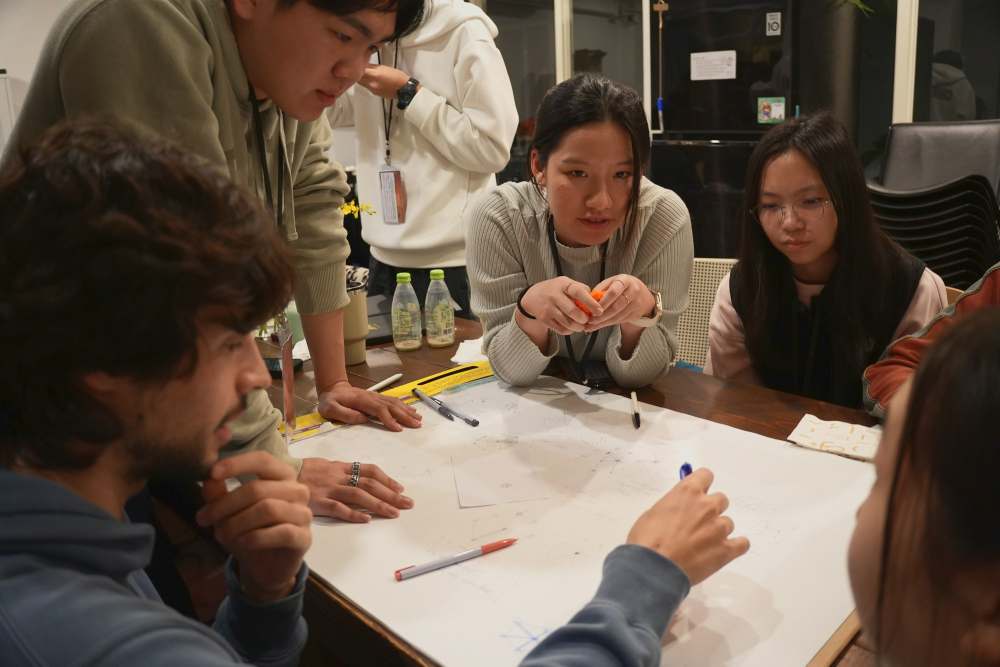
#> input picture src/assets/compass-fellowship.jpg, 2000 x 1333 px (shown at 1/2 size)
$ python grade_photo.py ../src/assets/compass-fellowship.jpg ../src/assets/gtc-taipei-2026.jpg ../src/assets/gtc-taipei-2026.jpg
#> lines starting #> are read from the running program, lines starting #| are printed output that depends on the picture
"""Lightroom-style grade for the Techie Talk group photo.

Approximates the requested slider values (mid-points of the suggested ranges)
with standard image operations. Highlights/Shadows use a blurred-luminance
mask, as Lightroom does, so local contrast is preserved.
"""
import sys
import numpy as np
from PIL import Image, ImageFilter

SRC, DST, CMP = sys.argv[1], sys.argv[2], sys.argv[3]

P = dict(
    exposure=0.35,   # EV
    contrast=8,
    highlights=-42,
    shadows=42,
    whites=8,
    blacks=-8,
    temp_k=-350,     # cooler
    tint=5,          # toward magenta
    texture=4,
    clarity=3,
    dehaze=3,
    vibrance=12,
    saturation=-2,
)

def srgb_to_lin(x):
    return np.where(x <= 0.04045, x / 12.92, ((x + 0.055) / 1.055) ** 2.4)

def lin_to_srgb(x):
    x = np.clip(x, 0, 1)
    return np.where(x <= 0.0031308, x * 12.92, 1.055 * x ** (1 / 2.4) - 0.055)

def luma(rgb):
    return rgb[..., 0] * 0.2126 + rgb[..., 1] * 0.7152 + rgb[..., 2] * 0.0722

def blur(ch, radius):
    im = Image.fromarray(np.clip(ch * 255, 0, 255).astype(np.uint8))
    return np.asarray(im.filter(ImageFilter.GaussianBlur(radius)), dtype=np.float32) / 255

def smoothstep(e0, e1, x):
    t = np.clip((x - e0) / (e1 - e0), 0, 1)
    return t * t * (3 - 2 * t)

img = np.asarray(Image.open(SRC).convert('RGB'), dtype=np.float32) / 255

# --- exposure and white balance, in linear light --------------------------
lin = srgb_to_lin(img) * (2 ** P['exposure'])
# ~6% red/blue shift per 1000K around daylight; tint moves green vs magenta.
k = P['temp_k'] / 1000 * 0.06
lin[..., 0] *= 1 + k
lin[..., 2] *= 1 - k
lin[..., 1] *= 1 - P['tint'] / 100 * 0.2
rgb = lin_to_srgb(lin)

# --- highlights / shadows on a blurred luminance mask ---------------------
L = luma(rgb)
Lb = blur(L, 24)
gain_s = 1 + (P['shadows'] / 100) * 0.9 * (1 - Lb) ** 3
gain_h = 1 + (P['highlights'] / 100) * 0.4 * smoothstep(0.5, 1.0, Lb)
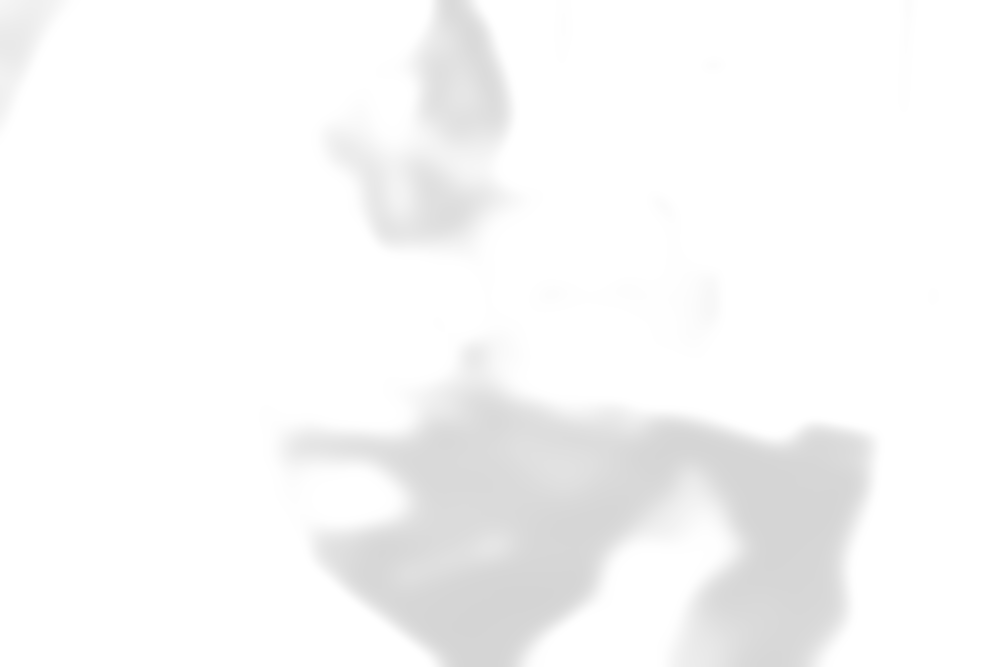
#> gain_h: shape (1333, 2000) float32 (shown at 1/2 size); min 0.834, max 1, mean 0.974
rgb = rgb * (gain_s * gain_h)[..., None]

# --- whites / blacks (end points) -----------------------------------------
bp = -P['blacks'] / 100 * 0.12          # blacks -8 -> black point up = deeper
wp = 1 - P['whites'] / 100 * 0.25       # whites +8 -> white point down = brighter
rgb = (rgb - bp) / (wp - bp)

# --- dehaze: lift out a small veil, add a touch of saturation -------------
veil = P['dehaze'] / 100 * 0.35
rgb = (rgb - veil) / (1 - veil)

# --- contrast: S-curve blend ----------------------------------------------
x = np.clip(rgb, 0, 1)
s_curve = x * x * (3 - 2 * x)
rgb = x + (s_curve - x) * (P['contrast'] / 100) * 2

# --- clarity (large radius) and texture (small radius) on luminance -------
L = np.clip(luma(np.clip(rgb, 0, 1)), 0, 1)
mid = 1 - np.abs(2 * L - 1)  # strongest in mid-tones, like Lightroom
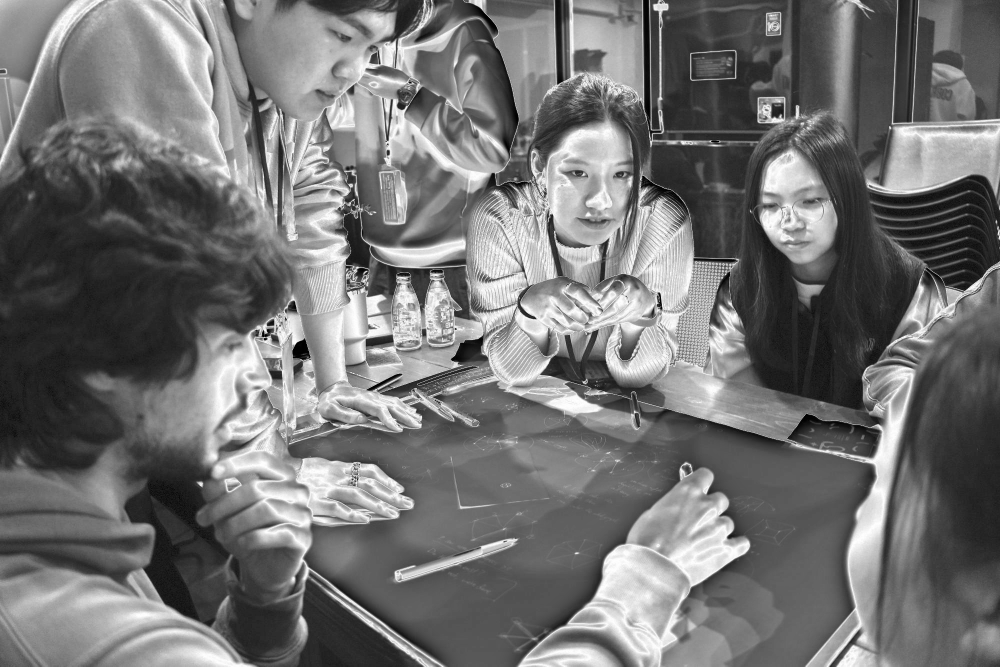
#> mid: shape (1333, 2000) float32 (shown at 1/2 size); min 0, max 1, mean 0.451
detail = (L - blur(L, 20)) * (P['clarity'] / 100) * 4 + (L - blur(L, 2.5)) * (P['texture'] / 100) * 3
#> call 2 of blur, with radius = 20
#> in blur (call 2), `return np.asarray(im.filter(ImageFilter.GaussianBlur(radius)), dtype=n..`:
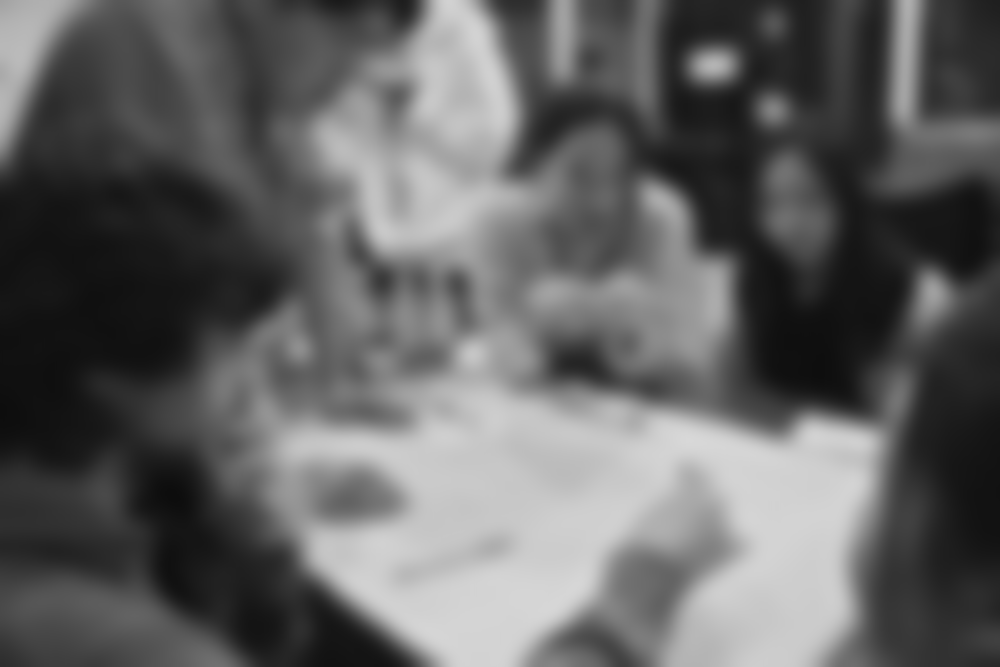
#> returned value: shape (1333, 2000) float32 (shown at 1/2 size); min 0.051, max 0.847, mean 0.384
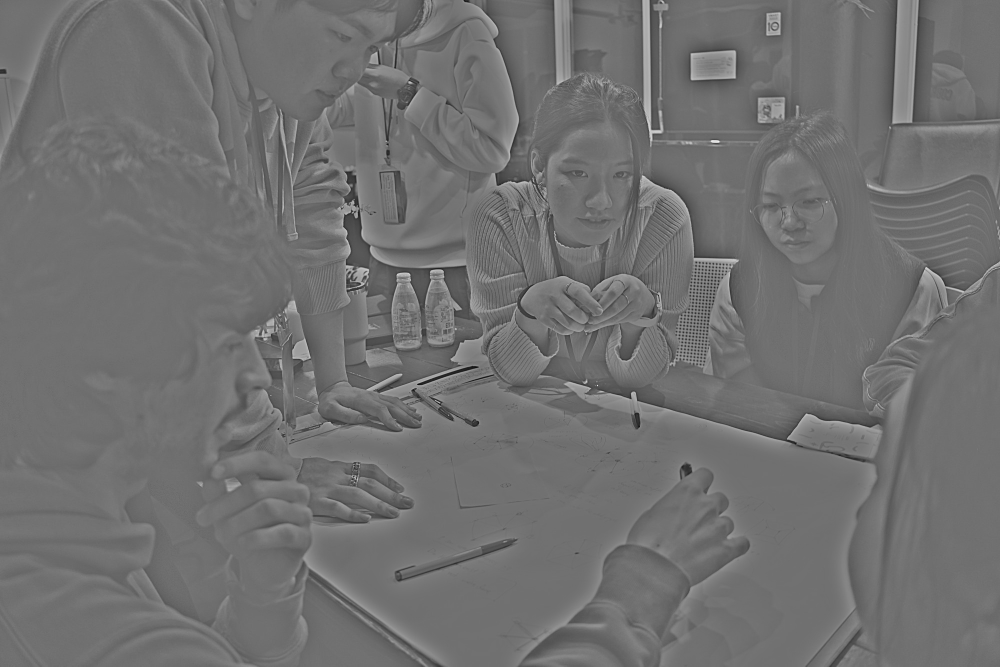
#> detail: shape (1333, 2000) float32 (shown at 1/2 size); min -0.135, max 0.171, mean 0.000486; drawn with min black and max white
rgb = rgb + (detail * mid)[..., None]

# --- vibrance and saturation, around luminance ----------------------------
rgb = np.clip(rgb, 0, 1)
L = luma(rgb)[..., None]
chroma = rgb.max(axis=-1, keepdims=True) - rgb.min(axis=-1, keepdims=True)
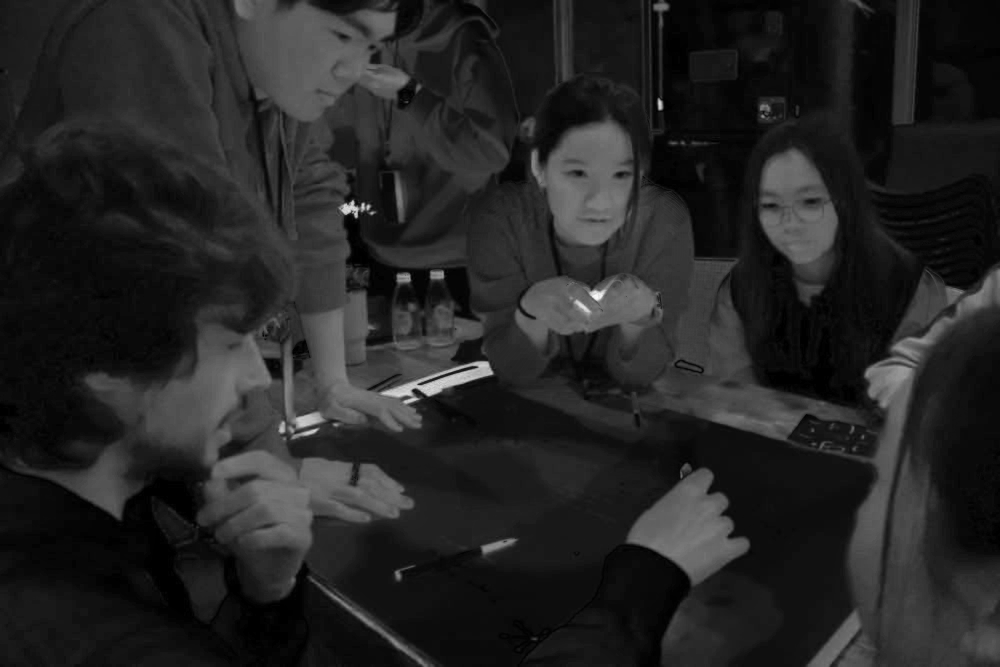
#> chroma: shape (1333, 2000, 1) float32 (shown at 1/2 size); min 0, max 0.989, mean 0.144
vib = 1 + (P['vibrance'] / 100) * (1 - np.clip(chroma * 1.5, 0, 1))  # less-saturated get more
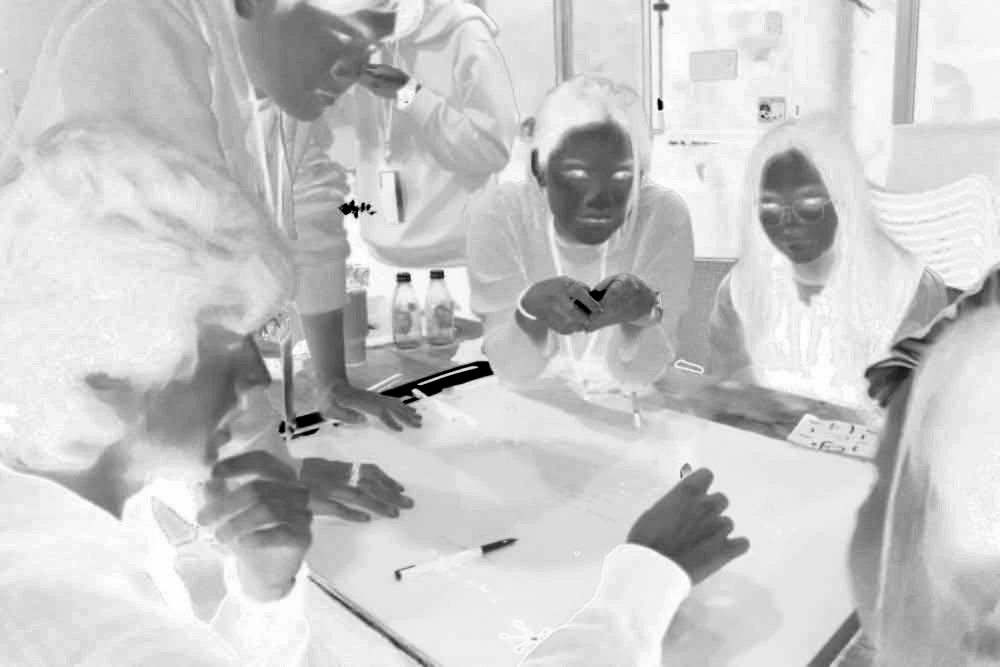
#> vib: shape (1333, 2000, 1) float32 (shown at 1/2 size); min 1, max 1.12, mean 1.09; drawn with min black and max white
sat = 1 + P['saturation'] / 100 + P['dehaze'] / 100 * 0.5
rgb = L + (rgb - L) * vib * sat

out = Image.fromarray((np.clip(rgb, 0, 1) * 255 + 0.5).astype(np.uint8))
out.save(DST, quality=92, subsampling=0, optimize=True)

# Side-by-side comparison for review (not shipped).
before = Image.open(SRC).convert('RGB')
#> before is the input picture: PIL image 2000x1333 RGB; mean R, G, B 103.1, 87.4, 73.7
w, h = before.size
#> w = 2000; h = 1333
cmp = Image.new('RGB', (w * 2 + 20, h), 'white')
#> cmp: PIL image 4020x1333 RGB; every value is 255
cmp.paste(before, (0, 0))
cmp.paste(out, (w + 20, 0))
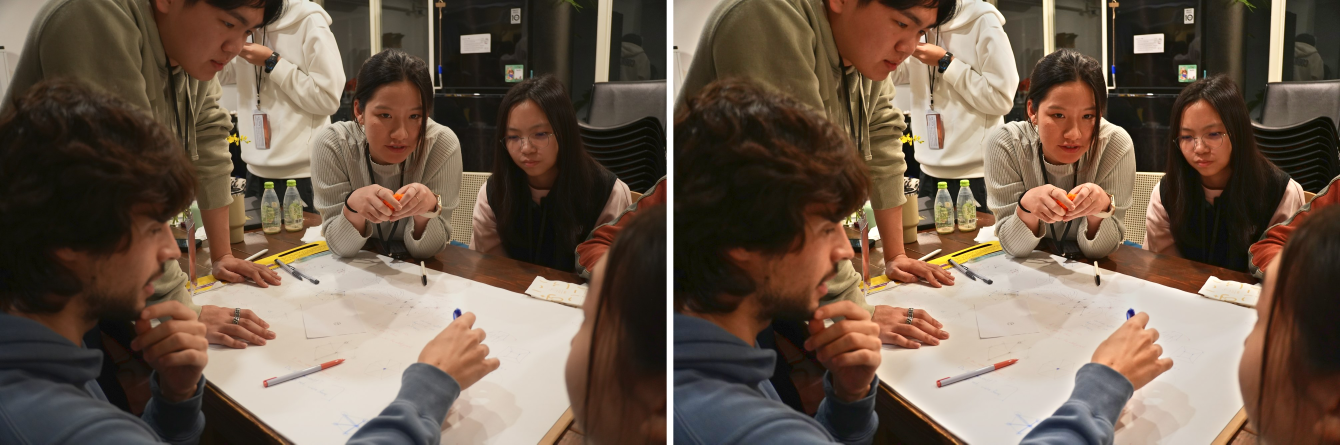
#> cmp: PIL image 4020x1333 RGB (shown at 1/3 size); mean R, G, B 110.3, 92.2, 77.1
cmp.thumbnail((1800, 1800))
#> cmp: PIL image 1800x597 RGB
cmp.save(CMP, quality=85)
print('ok', out.size)
#| ok (2000, 1333)

$ run again, on src/assets/spie-2026-talk.jpg
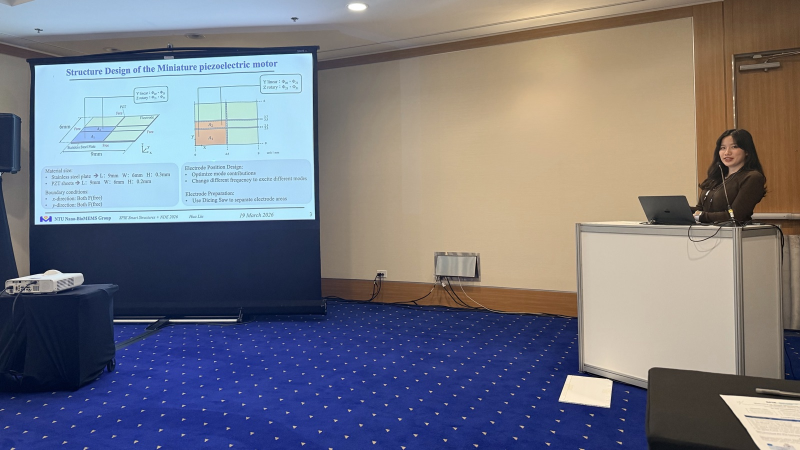
#> input picture src/assets/spie-2026-talk.jpg, 1600 x 900 px (shown at 1/2 size)
#> `vib = 1 + (P['vibrance'] / 100) * (1 - np.clip(chroma * 1.5, 0, 1))`:
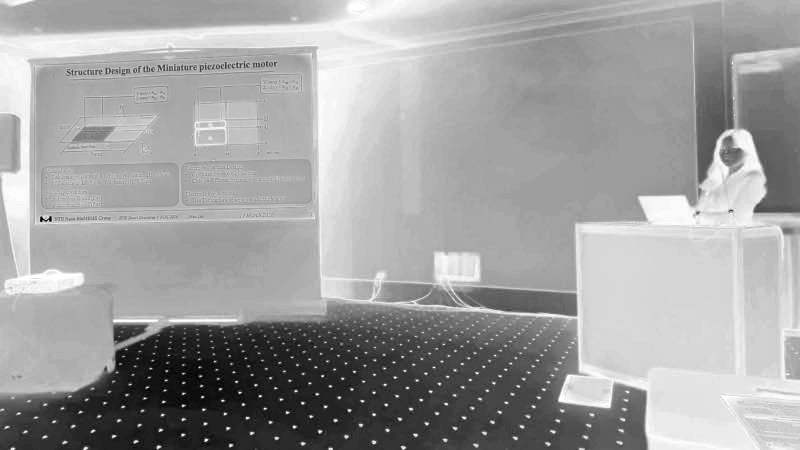
#> vib: shape (900, 1600, 1) float32 (shown at 1/2 size); min 1, max 1.12, mean 1.08; drawn with min black and max white
#> `cmp.thumbnail((1800, 1800))`:
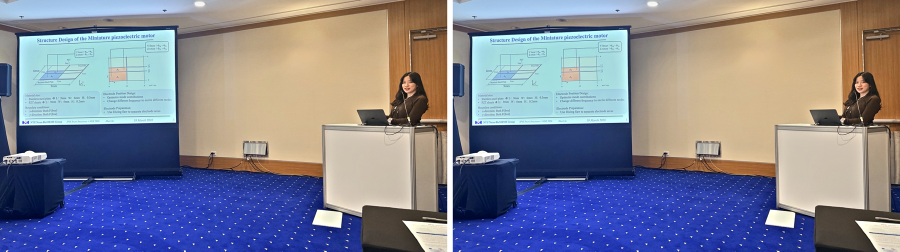
#> cmp: PIL image 1800x503 RGB (shown at 1/2 size); mean R, G, B 128.6, 130.5, 146.4
#| ok (1600, 900)
